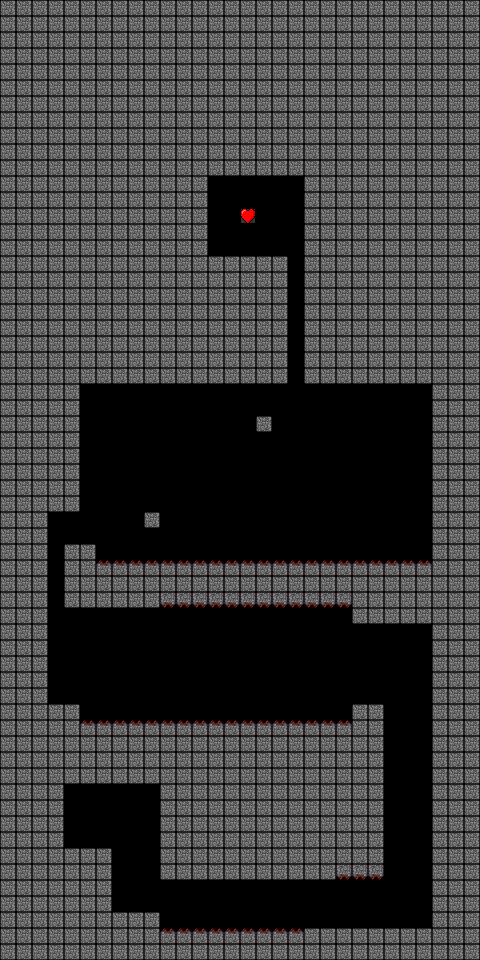

A level layout from a 2D game, rendered from its tile map. Below: a short description, then the map file with tile-grid data replaced by summaries:
An orthogonal 30x60 tile map with 16x16 px tiles, 1 tile layer (blocks) and 1 object.

<map version="1.0" orientation="orthogonal" width="30" height="60" tilewidth="16" tileheight="16">
 <properties>
  <property name="height" value="60" />
  <property name="max_blocks" value="-1:-1:9" />
  <property name="width" value="30" />
 </properties>
 <tileset firstgid="1" source="blocks.tsx" />
 <layer name="blocks" width="30" height="60">
  <data>[1800 cells, 1240 non-empty, 4 distinct tile ids]</data>
 </layer>
 <objectgroup name="objects" width="30" height="60">
  <object x="80" y="816">
   <properties>
    <property name="spawn_point" value="" />
   </properties>
  </object>
 </objectgroup>
</map>
